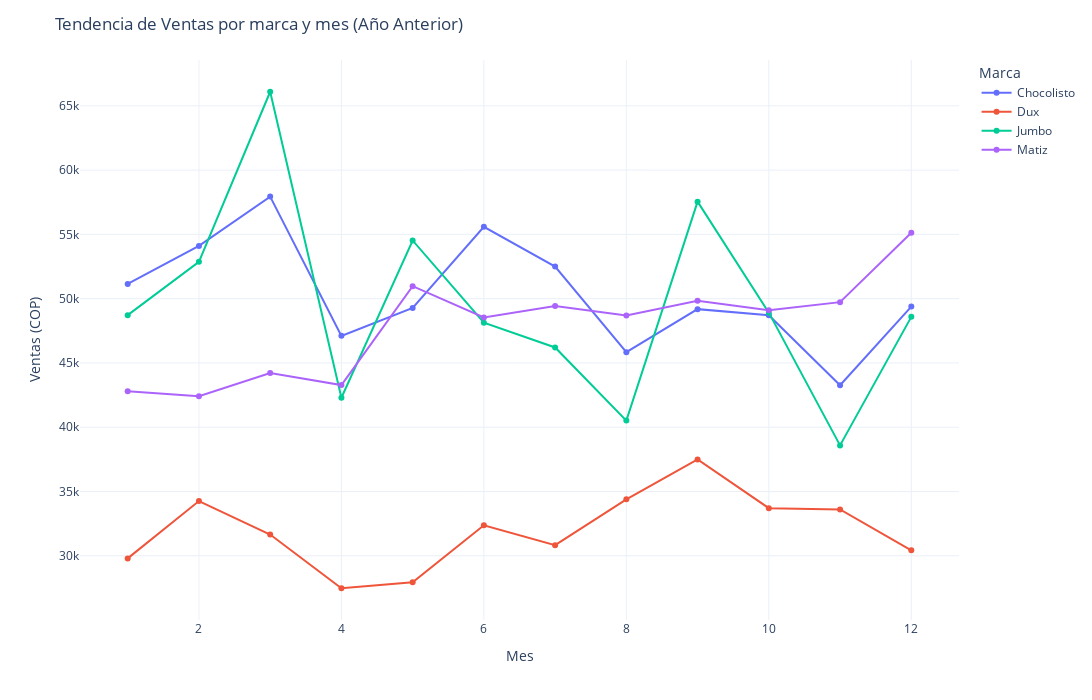

Notebook code cell kept with this figure:
### Code cell
# Gráfico de lineas por mes y negocio

agrupacion_por_marca = marcas_analizar.groupby(['mes','marca']).sum('venta_cop_año_ant').reset_index()

fig = px.line(
    agrupacion_por_marca,
    x='mes',
    y='venta_cop_año_ant',
    color='marca',  # Cada negocio una línea distinta
    markers=True,     # Opcional: puntos en cada mes
    line_shape='linear',  # Forzamos línea continua (opcional, pero ayuda)
)
fig.update_layout(
    title='Tendencia de Ventas por marca y mes (Año Anterior)',
    xaxis_title='Mes',
    yaxis_title='Ventas (COP)',
    height=700,
    width=1100,
    template='plotly_white',
    legend_title='Marca',
)
fig.show()

### Figure 1 — Plotly figure (JSON) as saved in the notebook; plotly's stock layout.template omitted (floating-point values rounded to 4 significant figures)
{"data": [{"hovertemplate": "marca=Chocolisto<br>mes=%{x}<br>venta_cop_año_ant=%{y}<extra></extra>", "legendgroup": "Chocolisto", "line": {"color": "#636efa", "dash": "solid", "shape": "linear"}, "marker": {"symbol": "circle"}, "mode": "lines+markers", "name": "Chocolisto", "orientation": "v", "showlegend": true, "type": "scatter", "x": [1, 2, 3, 4, 5, 6, 7, 8, 9, 10, 11, 12], "xaxis": "x", "y": [51148, 54103, 57939, 47107, 49282, 55592, 52499, 45839, 49187, 48711, 43269, 49385], "yaxis": "y"}, {"hovertemplate": "marca=Dux<br>mes=%{x}<br>venta_cop_año_ant=%{y}<extra></extra>", "legendgroup": "Dux", "line": {"color": "#EF553B", "dash": "solid", "shape": "linear"}, "marker": {"symbol": "circle"}, "mode": "lines+markers", "name": "Dux", "orientation": "v", "showlegend": true, "type": "scatter", "x": [1, 2, 3, 4, 5, 6, 7, 8, 9, 10, 11, 12], "xaxis": "x", "y": [29799, 34258, 31657, 27476, 27946, 32373, 30824, 34390, 37491, 33705, 33605, 30428], "yaxis": "y"}, {"hovertemplate": "marca=Jumbo<br>mes=%{x}<br>venta_cop_año_ant=%{y}<extra></extra>", "legendgroup": "Jumbo", "line": {"color": "#00cc96", "dash": "solid", "shape": "linear"}, "marker": {"symbol": "circle"}, "mode": "lines+markers", "name": "Jumbo", "orientation": "v", "showlegend": true, "type": "scatter", "x": [1, 2, 3, 4, 5, 6, 7, 8, 9, 10, 11, 12], "xaxis": "x", "y": [48720.0, 52870.0, 66100.0, 42290.0, 54530.0, 48130.0, 46210.0, 40510.0, 57550.0, 48910.0, 38590.0, 48590.0], "yaxis": "y"}, {"hovertemplate": "marca=Matiz<br>mes=%{x}<br>venta_cop_año_ant=%{y}<extra></extra>", "legendgroup": "Matiz", "line": {"color": "#ab63fa", "dash": "solid", "shape": "linear"}, "marker": {"symbol": "circle"}, "mode": "lines+markers", "name": "Matiz", "orientation": "v", "showlegend": true, "type": "scatter", "x": [1, 2, 3, 4, 5, 6, 7, 8, 9, 10, 11, 12], "xaxis": "x", "y": [42799, 42420, 44214, 43280, 50975, 48544, 49424, 48688, 49836, 49096, 49730, 55135], "yaxis": "y"}], "layout": {"height": 700, "legend": {"title": {"text": "Marca"}, "tracegroupgap": 0}, "margin": {"t": 60}, "title": {"text": "Tendencia de Ventas por marca y mes (Año Anterior)"}, "width": 1100, "xaxis": {"anchor": "y", "domain": [0, 1], "title": {"text": "Mes"}}, "yaxis": {"anchor": "x", "domain": [0, 1], "title": {"text": "Ventas (COP)"}}}}
